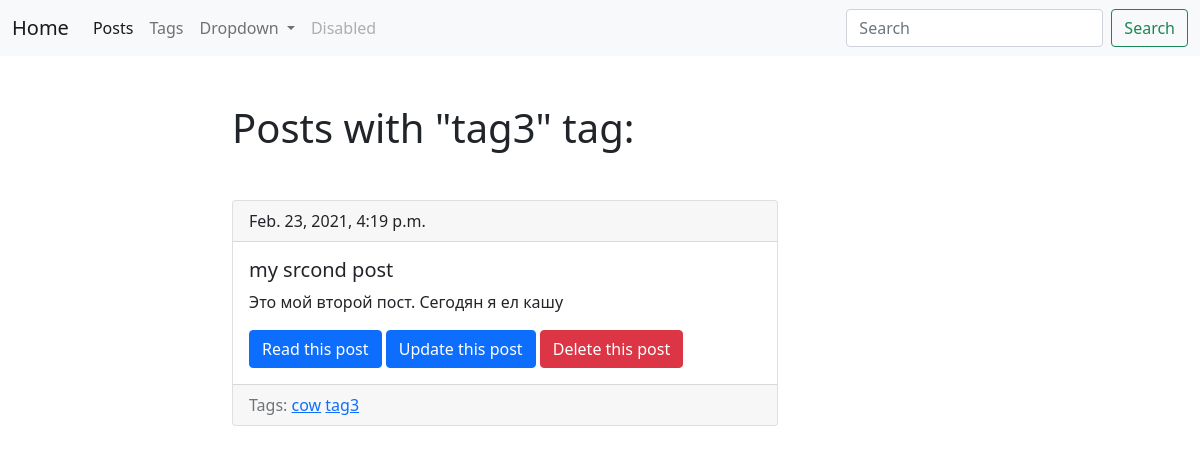
The page /blog/tags/t3/ on the database its author committed.
### blog/models.py (models this page shows, shortened)
class Tag(models.Model):
    title=models.CharField(max_length=50,db_index=True)
    slug=models.SlugField(max_length=50,unique=True)
    def get_absolute_url(self):
        return reverse('tag_detail_url',kwargs={'slug':self.slug})

class Post(models.Model):
    title=models.CharField(max_length=150,db_index=True)
    slug=models.SlugField(max_length=150,unique=True,blank=True)
    body=models.TextField(blank=True,db_index=True)
    tags=models.ManyToManyField('Tag',blank=True,related_name='posts')
    date_pub=models.DateTimeField(auto_now_add=True)
    def get_absolute_url(self):
        return reverse('post_detail_url',kwargs={'slug':self.slug})

### blog/views.py (the view)
# urls.py: path('tags/<str:slug>/',TagDetail.as_view(),name='tag_detail_url'),
class TagDetail(ObjectDetailMixin, View):
    model = Tag
    template = 'blog/tag_detail.html'

### blog/utils.py (called while the page is built)
    def get(self,request,slug):
        object = get_object_or_404(self.model,slug__iexact=slug)
        return render(request, self.template, context={self.model.__name__.lower():object})

### blog/templates/blog/tag_detail.html (shortened to what this page needs)
{% extends 'blog/base_blog.html' %}
{%block content%}
<h1 class="mb-5">Posts with "{{tag.title}}" tag:</h1>
    {% for post in tag.posts.all %}
{% include 'blog/includes/card_template.html' %}
    {% endfor %}
{% endblock %}

### blog/templates/blog/includes/card_template.html
<div class="card">
  <div class="card-header">
      {{post.date_pub}}
  </div>
  <div class="card-body">
    <h5 class="card-title">{{post.title}}</h5>
    <p class="card-text">{{post.body}}</p>
    <a href="{{post.get_absolute_url}}" class="btn btn-primary">Read this post</a>
      <a href="{% url 'post_update_url' slug=post.slug%}" class="btn btn-primary">Update this post</a>
      <a href="{% url 'post_delete_url' slug=post.slug%}" class="btn btn-danger">Delete this post</a>
  </div>
    <div class="card-footer text-muted">
        Tags:
        {% for tag in post.tags.all %}
        <a href="{{tag.get_absolute_url}}">{{tag.title}}</a>
        {% endfor %}
    </div>
</div>

### rows shown on the page
Tag: title "tag3"
Post: date_pub "Feb. 23, 2021, 4:19 p.m.", title "my srcond post", body "Это мой второй пост. Сегодян я ел кашу"
Tag: title "cow"
